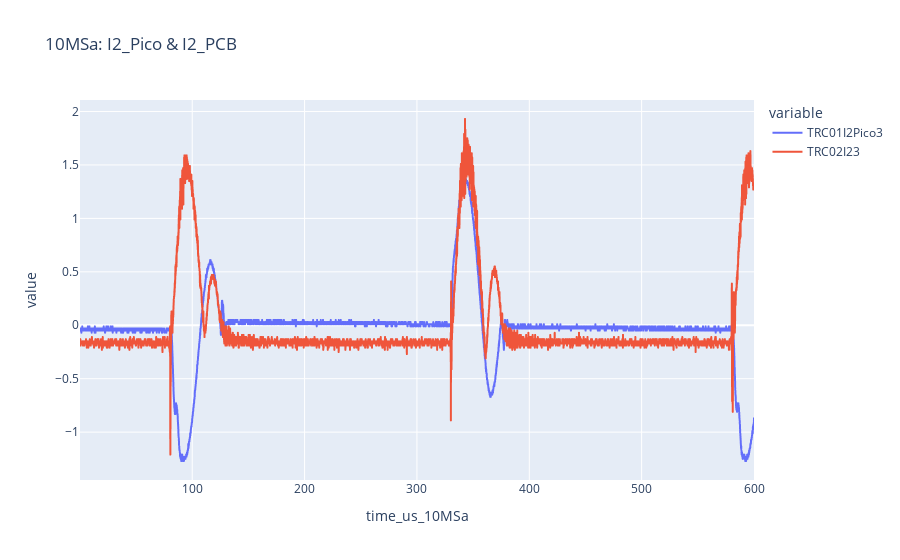

Notebook code for this chart:
### Markdown cell above
Frequency of the current signal 500us = 2000Hz

### Code cell
fig = px.line(df, x='time_us_10MSa', y=['TRC01I2Pico3', 'TRC02I23'], title='10MSa: I2_Pico & I2_PCB')
fig.show()

### Figure 1 — Plotly figure (JSON) as saved in the notebook; plotly's stock layout.template omitted (floating-point values rounded to 4 significant figures; data arrays with more than 128 entries replaced by an {"elided": "..."} marker saying what was removed)
{"data": [{"hovertemplate": "variable=TRC01I2Pico3<br>time_us_10MSa=%{x}<br>value=%{y}<extra></extra>", "legendgroup": "TRC01I2Pico3", "line": {"color": "#636efa", "dash": "solid"}, "mode": "lines", "name": "TRC01I2Pico3", "showlegend": true, "type": "scattergl", "x": {"elided": "6000 float values"}, "xaxis": "x", "y": {"elided": "6000 float values"}, "yaxis": "y"}, {"hovertemplate": "variable=TRC02I23<br>time_us_10MSa=%{x}<br>value=%{y}<extra></extra>", "legendgroup": "TRC02I23", "line": {"color": "#EF553B", "dash": "solid"}, "mode": "lines", "name": "TRC02I23", "showlegend": true, "type": "scattergl", "x": {"elided": "6000 float values"}, "xaxis": "x", "y": {"elided": "6000 float values"}, "yaxis": "y"}], "layout": {"autosize": true, "legend": {"title": {"text": "variable"}, "tracegroupgap": 0}, "title": {"text": "10MSa: I2_Pico & I2_PCB"}, "xaxis": {"anchor": "y", "autorange": true, "domain": [0, 1], "range": [0.1, 600], "title": {"text": "time_us_10MSa"}, "type": "linear"}, "yaxis": {"anchor": "x", "autorange": true, "domain": [0, 1], "range": [-1.448, 2.108], "title": {"text": "value"}, "type": "linear"}}}
